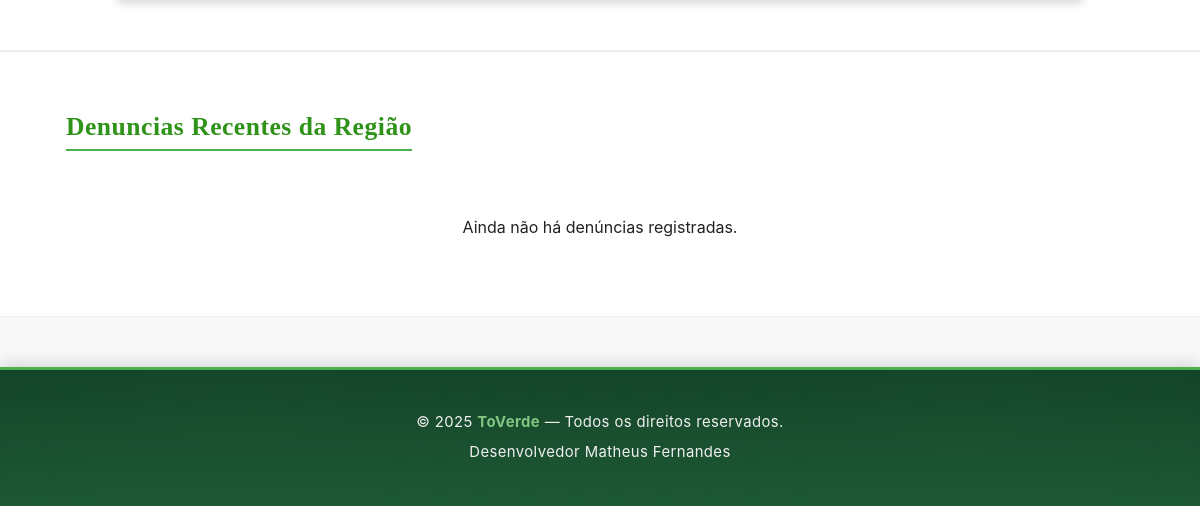
Before: / (lower part) with the older database file.
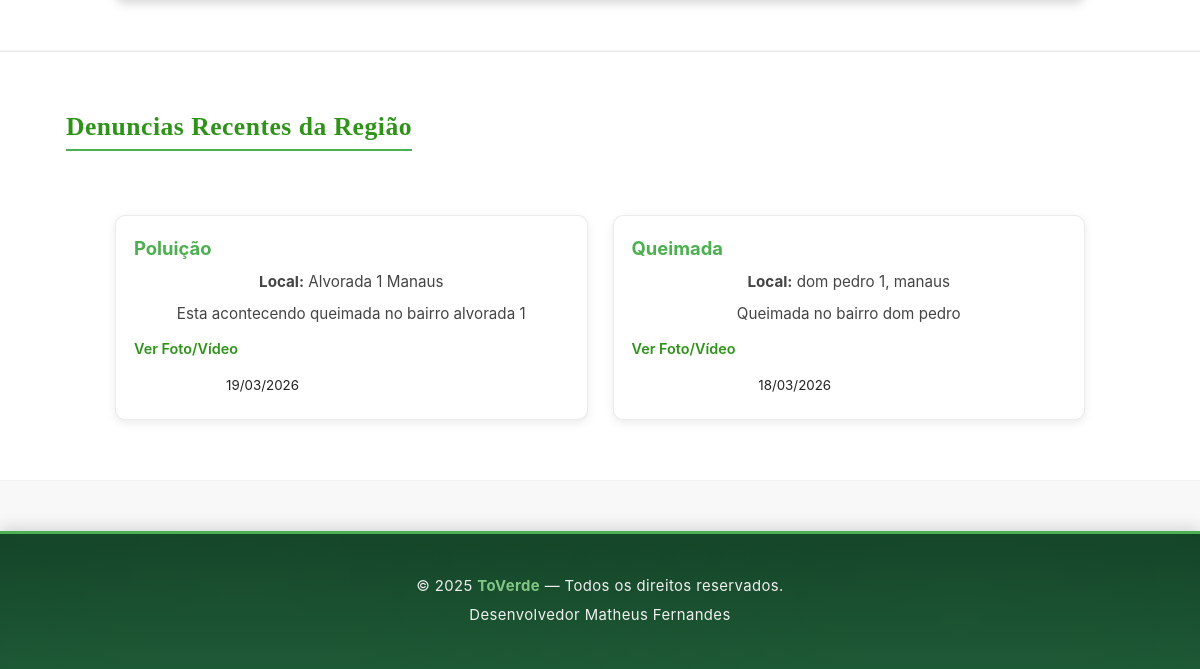
After: the same page with the newer database file.
### denuncias/models.py (models this page shows, shortened)
class Denuncia(models.Model):
    TIPO_OCORRENCIA_CHOICES = [
        ('desmatamento', 'Desmatamento'),
        ('queimada', 'Queimada'), # <--- CORRIGIDO
        ('poluicao', 'Poluição'),
        ('caca', 'Caça Ilegal'),
        ('outro', 'Outro'),
    ]
    usuario = models.ForeignKey(
        User,
        on_delete=models.SET_NULL,
        null=True,
        blank=True,
        verbose_name="Denunciante"
    )
    tipo_ocorrencia = models.CharField(max_length=50, choices=TIPO_OCORRENCIA_CHOICES)
    descricao = models.TextField()
    localizacao = models.CharField(max_length=255)
    data_ocorrencia = models.DateField()
    foto = models.FileField(upload_to='denuncias/anexos/', blank=True, null=True)
    anonima = models.BooleanField(default=False)
    STATUS_CHOICES = [
        ('Em análise', 'Em análise'),
        ('Resolvida', 'Resolvida'),
        ('Não verificada', 'Não verificada'),
    ]
    status = models.CharField(max_length=50, choices=STATUS_CHOICES, default='Em análise')
    data_registro = models.DateTimeField(auto_now_add=True)
    class Meta:
        verbose_name = "Denúncia"
        verbose_name_plural = "Denúncias"
        ordering = ['-data_registro'] # Ordem padrão, da mais nova para a mais antiga

### denuncias/views.py (the view)
# urls.py: path('', views.homepage, name='homepage'), # Homepage como página principal
def homepage(request):
    denuncias_recentes = Denuncia.objects.all().order_by('-data_registro')[:6]
    context = {
        'denuncias': denuncias_recentes
    }
    return render(request, 'home/homepage.html', context)

### denuncias/templates/home/homepage.html (shortened to what this page needs)
{% extends 'base/base.html' %}
{% load static %}
{% block body %}
<section class="map-section">
</section>
<section class="community-feed-section">
    <div class="container">
        <h2>Denuncias Recentes da Região</h2>
        <div class="community-cards-grid">
            {% for denuncia in denuncias %}
            <article class="community-card">
                <h4>{{ denuncia.get_tipo_ocorrencia_display }}</h4>
                <p><strong>Local:</strong> {{ denuncia.localizacao }}</p>
                <p>{{ denuncia.descricao|truncatechars:100 }}</p>
                {% if denuncia.foto %}
                <a href="{{ denuncia.foto.url }}" target="_blank" class="view-media">Ver Foto/Vídeo</a>
                {% endif %}
                <div class="card-footer">
                    <span class="status-badge">{{ denuncia.status }}</span>
                    <small>{{ denuncia.data_registro|date:"d/m/Y" }}</small>
                </div>
            </article>
            {% empty %}
            <p>Ainda não há denúncias registradas.</p>
            {% endfor %}
        </div>
    </div>
</section>
{% endblock %}

### denuncias/templates/base/base.html (shortened to what this page needs)
{% load static %}
<!DOCTYPE html>
<html lang="pt-br">
<head>
    <link rel="stylesheet" href="{% static 'css/main.css' %}">
</head>
<body>
    <main>
        {% block body %}
        {% endblock %}
    </main>
    <footer>
        <div class="footer-container">
            <p>&copy; 2025 <strong>ToVerde</strong> — Todos os direitos reservados.</p>
            <p>Desenvolvedor Matheus Fernandes</p>
        </div>
    </footer>
</body>
</html>

### denuncias/templates/base/navbar.html (shortened to what this page needs)
{% load static %}

### static/css/main.css (style rules this page uses)
:root { --color-primary-dark: #2f9219; --color-primary-medium: #4caf50; --color-primary-light: #e8f5e9; --color-accent-hover: #1b5e20; --color-text-base: #222; --color-text-on-dark: #fff; --color-background-soft: #f8f8f8; --color-border: #ddd; --color-shadow: rgba(0, 0, 0, 0.15); --cinza-texto: #555555; --color-greenpeace-cta: var(--color-primary-medium); --color-greenpeace-cta-hover: #388e3c; --color-greenpeace-search: #9e9e9e; --footer-bg-start: #124326; --footer-bg-end: #1b5733; --status-analysis: #ffc107; --status-resolved: #4caf50; --status-danger: #dc3545; --color-privacy-bg: #fff8e1; --color-privacy-border: #ffe082; --color-privacy-icon: #ffb300; --font-family-base: 'Poppins', -apple-system, BlinkMacSystemFont, 'Segoe UI', Roboto, sans-serif; --fonte-titulo: 'Georgia', serif; }
*, *::before, *::after { box-sizing: border-box; margin: 0; padding: 0; }
body { font-family: var(--font-family-base); background-color: var(--color-background-soft); color: var(--color-text-base); line-height: 1.6; min-height: 100vh; display: flex; flex-direction: column; }
main { flex-grow: 1; }
.container { max-width: 1140px; margin: 0 auto; padding: 0 16px; }
h1, h2, h3 { font-family: var(--fonte-titulo); color: var(--color-primary-dark); line-height: 1.2; margin-bottom: 0.5em; }
h2 { font-size: 2.2rem; text-align: center; margin-bottom: 1.5rem; }
p { margin-bottom: 1rem; text-align: center; }
a { text-decoration: none; color: var(--color-primary-medium); transition: color 0.3s ease; }
footer, .site-footer { background: linear-gradient(180deg, var(--footer-bg-start) 0%, var(--footer-bg-end) 100%); color: #f0f0f0; text-align: center; padding: 35px 15px; border-top: 3px solid var(--color-primary-medium); box-shadow: 0 -3px 15px rgba(0, 0, 0, 0.15); position: relative; overflow: hidden; font-family: var(--font-family-base); margin-top: 50px; }
footer::before { content: ""; position: absolute; inset: 0; background: radial-gradient(circle at 20% 40%, rgba(255,255,255,0.05), transparent 60%), radial-gradient(circle at 80% 60%, rgba(255,255,255,0.05), transparent 60%); animation: floatPattern 15s infinite alternate ease-in-out; z-index: 0; opacity: 0.35; }
.footer-container, .footer-content { position: relative; z-index: 1; max-width: 1200px; margin: 0 auto; padding: 0 20px; }
.footer-container p, .footer-content p { margin: 6px 0; font-size: 0.93rem; letter-spacing: 0.4px; color: #f0f0f0; }
.footer-container strong { color: #81c784; transition: color 0.3s ease; }
section { padding: 60px 0; border-bottom: 1px solid rgba(0, 0, 0, 0.05); }
.map-section { background-color: var(--color-text-on-dark); padding: 60px 0 50px; box-shadow: 0 -2px 8px rgba(0, 0, 0, 0.05); }
.map-section h2, .community-feed-section h2 { text-align: left; margin-left: 20px; font-size: 1.6rem; border-bottom: 2px solid var(--color-greenpeace-cta); padding-bottom: 6px; display: inline-block; letter-spacing: 0.5px; }
.community-feed-section { background-color: var(--color-text-on-dark); padding: 60px 0; border-top: 1px solid rgba(0, 0, 0, 0.08); }
.community-cards-grid { display: grid; grid-template-columns: repeat(auto-fit, minmax(280px, 1fr)); gap: 25px; margin: 40px auto 0; max-width: 970px; }
.community-card { background-color: var(--color-text-on-dark); padding: 18px; border-radius: 10px; border: 1px solid rgba(0, 0, 0, 0.08); box-shadow: 0 3px 10px rgba(0, 0, 0, 0.08); transition: all 0.3s ease; }
.community-card h4 { color: var(--color-greenpeace-cta); font-size: 1.15rem; margin-bottom: 0.5rem; }
.community-card p { font-size: 0.95rem; color: #444; margin-bottom: 0.6rem; line-height: 1.5; }
.community-card a { font-weight: 600; font-size: 0.9rem; color: var(--color-primary-dark); }
.status-badge { display: inline-block; padding: 5px 10px; border-radius: 15px; font-size: 0.75rem; font-weight: 700; margin-top: 10px; text-transform: uppercase; color: var(--color-text-on-dark); }

Changed rows visible on the page:
added Denuncia: tipo_ocorrencia "Poluição", localizacao "Alvorada 1 Manaus", descricao "Esta acontecendo queimada no bairro alvorada 1", data_registro "19/03/2026"
added Denuncia: tipo_ocorrencia "Queimada", localizacao "dom pedro 1, manaus", descricao "Queimada no bairro dom pedro", data_registro "18/03/2026"
Other visible differences:
text no longer shown: "Ainda não há denúncias registradas."
